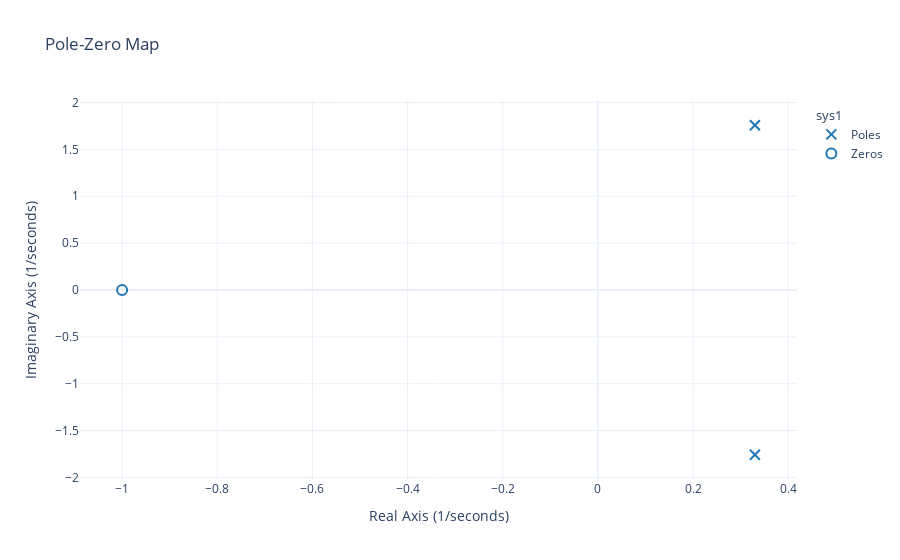

Here is the notebook cell this chart was saved with:
### Markdown cell above
0

### Code cell
# Transfert functions in OL and CL
G_BO_init = ml.tf([1, 1], [1, -0.66, 3.2])/10
print(f"G_BO = {G_BO_init}")
G_BF_init = ml.feedback(G_BO_init, 1)

# Plot the pzmap
rlf.pzmap(G_BO_init)

# Create the interactive figures
step_fig, _, _ = rlf.step([G_BO_init, G_BO_init], plot=False, data=True, widget=True)
nyquist_fig = rlf.nyquist2([G_BO_init, G_BO_init], plot=False)
bode_fig = rlf.bode2([G_BO_init, G_BO_init], plot=False)
nichols_fig = rlf.nichols2([G_BO_init, G_BO_init], plot=False)

# Function called by the slider widgets
def plot(K):
    G_BO = K*G_BO_init
    G_BF = ml.feedback(G_BO, 1)
    rlf.step([G_BF_init, G_BF], fig=step_fig, plot=False)
    rlf.nyquist2([G_BO_init, G_BO], fig=nyquist_fig, plot=False)
    rlf.bode2([G_BO_init, G_BO], fig=bode_fig, plot=False)
    rlf.nichols2([G_BO_init, G_BO], fig=nichols_fig, plot=False)

# Interactive slider widgets to adjust the parameters of the transfert function
slider_K = FloatSlider(min=-5, max=50, step=1, value=1)
interact(plot, K=slider_K)

# Put the 2 interactives figures in an horizontal ipywidgets.HBox
display(VBox([HBox([step_fig, nyquist_fig]), HBox([bode_fig, nichols_fig])]))

### Figure 1 — Plotly figure (JSON) as saved in the notebook; plotly's stock layout.template omitted (floating-point values rounded to 4 significant figures)
{"data": [{"legendgroup": "sys1", "legendgrouptitle": {"text": "sys1"}, "marker": {"color": "#1F77B4", "line": {"color": "#1F77B4", "width": 2}, "size": 10, "symbol": "x-thin"}, "mode": "markers", "name": "Poles", "type": "scatter", "x": [0.33, 0.33], "y": [1.758, -1.758]}, {"legendgroup": "sys1", "marker": {"color": "rgba(255, 255, 255, 0)", "line": {"color": "#1F77B4", "width": 2}, "size": 10, "symbol": "circle"}, "mode": "markers", "name": "Zeros", "type": "scatter", "x": [-1], "y": [0]}], "layout": {"legend": {"groupclick": "toggleitem"}, "showlegend": true, "title": {"text": "Pole-Zero Map"}, "xaxis": {"title": {"text": "Real Axis (1/seconds)"}}, "yaxis": {"title": {"text": "Imaginary Axis (1/seconds)"}}}}
